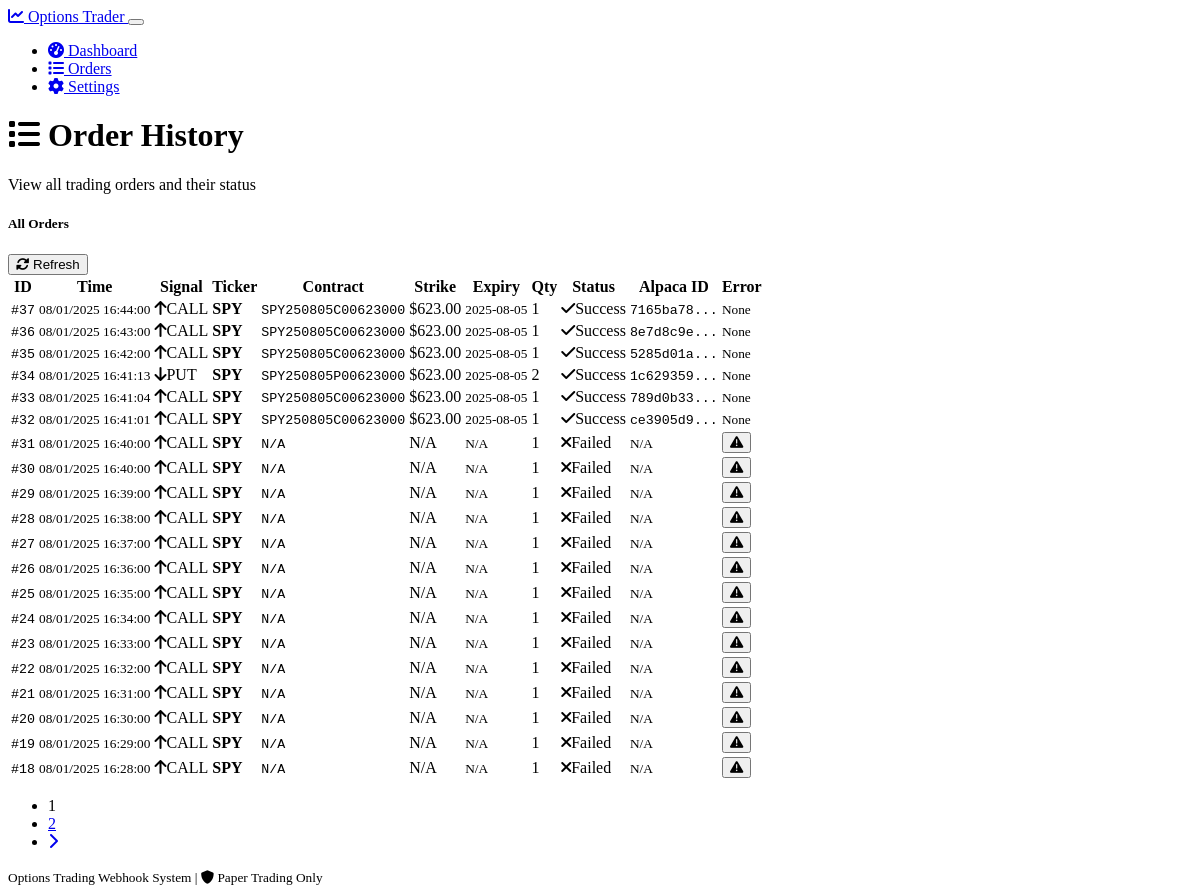
The page /orders on the database as committed earlier.
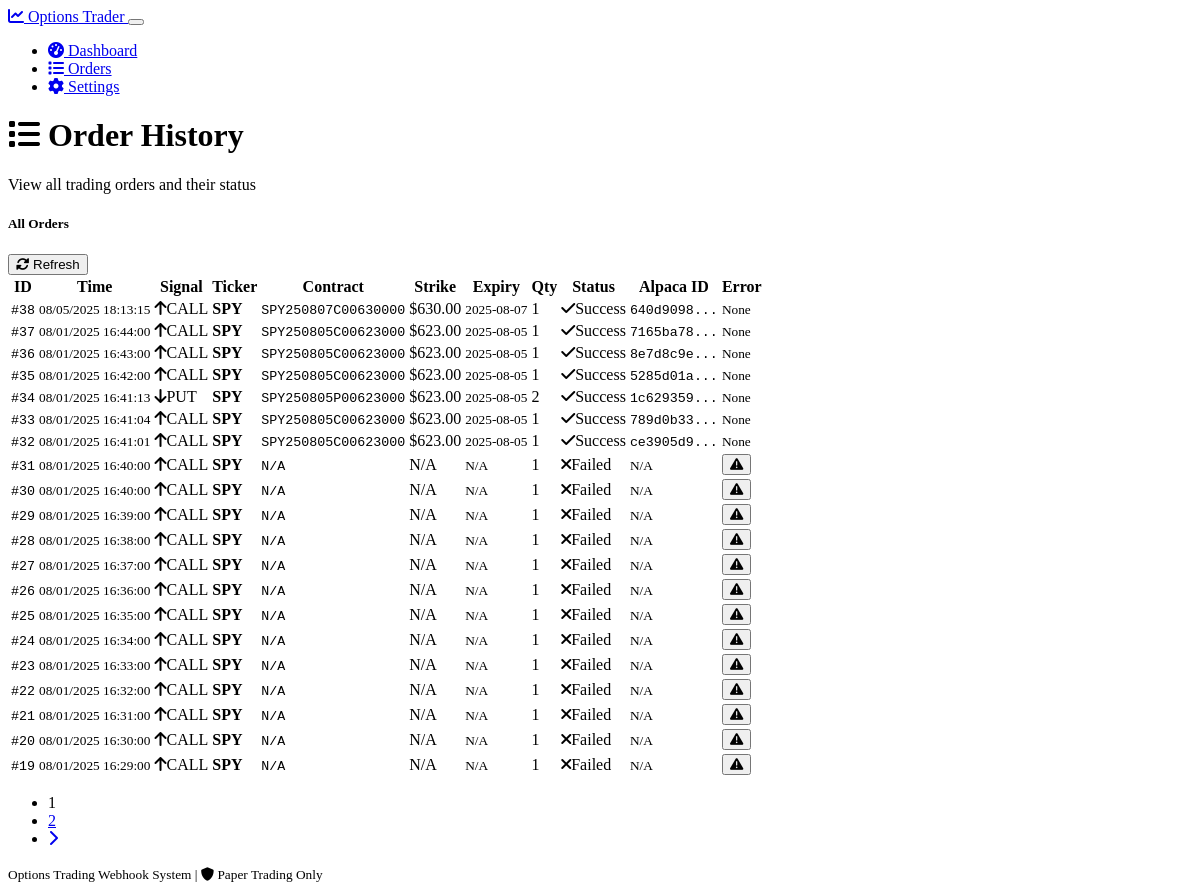
The same page on the database as committed later.
### models.py (models this page shows, shortened)
class Order(db.Model):
    id = db.Column(db.Integer, primary_key=True)
    ticker = db.Column(db.String(10), nullable=False)
    signal = db.Column(db.String(10), nullable=False)  # CALL or PUT
    contract_symbol = db.Column(db.String(50))
    quantity = db.Column(db.Integer, nullable=False)
    strike_price = db.Column(db.Float)
    expiry_date = db.Column(db.String(20))
    order_status = db.Column(db.String(20), default='pending')
    alpaca_order_id = db.Column(db.String(50))
    error_message = db.Column(Text)
    created_at = db.Column(db.DateTime, default=datetime.utcnow)
    filled_at = db.Column(db.DateTime)

### routes.py (the view)
@app.route("/orders")
def orders():
    page = request.args.get('page', 1, type=int)
    per_page = 20
    orders = Order.query.order_by(Order.created_at.desc()).paginate(
        page=page, per_page=per_page, error_out=False
    )
    return render_template('orders.html', orders=orders)

### templates/orders.html (shortened to what the changed rows need)
{% extends "base.html" %}
{% block content %}
<div class="row mb-4">
    <div class="col-12">
        <h1 class="h2 mb-0">
            <i class="fas fa-list me-2"></i>
            Order History
        </h1>
    </div>
</div>
<div class="row">
    <div class="col-12">
        <div class="card">
            <div class="card-body">
                {% if orders.items %}
                    <div class="table-responsive">
                        <table class="table table-hover">
                            <thead>
                                <tr>
                                    <th>ID</th>
                                    <th>Time</th>
                                    <th>Signal</th>
                                    <th>Ticker</th>
                                    <th>Contract</th>
                                    <th>Strike</th>
                                    <th>Expiry</th>
                                    <th>Qty</th>
                                    <th>Status</th>
                                    <th>Alpaca ID</th>
                                    <th>Error</th>
                                </tr>
                            </thead>
                            <tbody>
                                {% for order in orders.items %}
                                <tr>
                                    <td>
                                        <small class="font-monospace">#{{ order.id }}</small>
                                    </td>
                                    <td>
                                        <small>
                                            {{ order.created_at.strftime('%m/%d/%Y %H:%M:%S') if order.created_at else 'N/A' }}
                                        </small>
                                    </td>
                                    <td>
                                        <span class="badge bg-{{ 'success' if order.signal == 'CALL' else 'danger' }}">
                                            {% if order.signal == 'CALL' %}
                                                <i class="fas fa-arrow-up me-1"></i>{{ order.signal }}
                                            {% else %}
                                                <i class="fas fa-arrow-down me-1"></i>{{ order.signal }}
                                            {% endif %}
                                        </span>
                                    </td>
                                    <td><strong>{{ order.ticker }}</strong></td>
                                    <td>
                                        <small class="font-monospace">
                                            {{ order.contract_symbol or 'N/A' }}
                                        </small>
                                    </td>
                                    <td>
                                        {% if order.strike_price %}
                                            ${{ "%.2f"|format(order.strike_price) }}
                                        {% else %}
                                            N/A
                                        {% endif %}
                                    </td>
                                    <td>
                                        <small>{{ order.expiry_date or 'N/A' }}</small>
                                    </td>
                                    <td>{{ order.quantity }}</td>
                                    <td>
                                        {% if order.order_status == 'submitted' %}
                                            <span class="badge bg-success">
                                                <i class="fas fa-check me-1"></i>Success
                                            </span>
                                        {% elif order.order_status == 'failed' %}
                                            <span class="badge bg-danger">
                                                <i class="fas fa-times me-1"></i>Failed
                                            </span>
                                        {% elif order.order_status == 'processing' %}
                                            <span class="badge bg-warning">
                                                <i class="fas fa-clock me-1"></i>Processing
                                            </span>
                                        {% else %}
                                            <span class="badge bg-secondary">{{ order.order_status }}</span>
                                        {% endif %}
                                    </td>
                                    <td>
                                        {% if order.alpaca_order_id %}
                                            <small class="font-monospace">{{ order.alpaca_order_id[:8] }}...</small>
                                        {% else %}
                                            <small class="text-muted">N/A</small>
                                        {% endif %}
                                    </td>
                                    <td>
                                        {% if order.error_message %}
                                            <button class="btn btn-outline-danger btn-sm"
                                                    data-bs-toggle="tooltip"
                                                    title="{{ order.error_message }}">
                                                <i class="fas fa-exclamation-triangle"></i>
                                            </button>
                                        {% else %}
                                            <small class="text-muted">None</small>
                                        {% endif %}
                                    </td>
                                </tr>
                                {% endfor %}
                            </tbody>
                        </table>
                    </div>
                    {% if orders.pages > 1 %}
                        <nav aria-label="Order pagination" class="mt-3">
                            <ul class="pagination justify-content-center">
                                {% for page_num in orders.iter_pages() %}
                                    {% if page_num %}
                                        {% if page_num != orders.page %}
                                            <li class="page-item">
                                                <a class="page-link" href="{{ url_for('orders', page=page_num) }}">{{ page_num }}</a>
                                            </li>
                                        {% else %}
                                            <li class="page-item active">
                                                <span class="page-link">{{ page_num }}</span>
                                            </li>
                                        {% endif %}
                                    {% else %}
                                        <li class="page-item disabled">
                                            <span class="page-link">...</span>
                                        </li>
                                    {% endif %}
                                {% endfor %}
                            </ul>
                        </nav>
                    {% endif %}
                {% endif %}
            </div>
        </div>
    </div>
</div>
{% endblock %}

Rows that differ between the two databases and show on the page:
no longer on this page (row unchanged): Order: id "18", created_at "08/01/2025 16:28:00", signal "CALL", ticker "SPY", contract_symbol "N/A", expiry_date "N/A", quantity "1", order_status "failed" (drawn)
added Order: id "38", created_at "08/05/2025 18:13:15", signal "CALL", ticker "SPY", contract_symbol "SPY250807C00630000", strike_price "630.00", expiry_date "2025-08-07", quantity "1", order_status "submitted" (drawn), alpaca_order_id "640d9098", shows "None"
